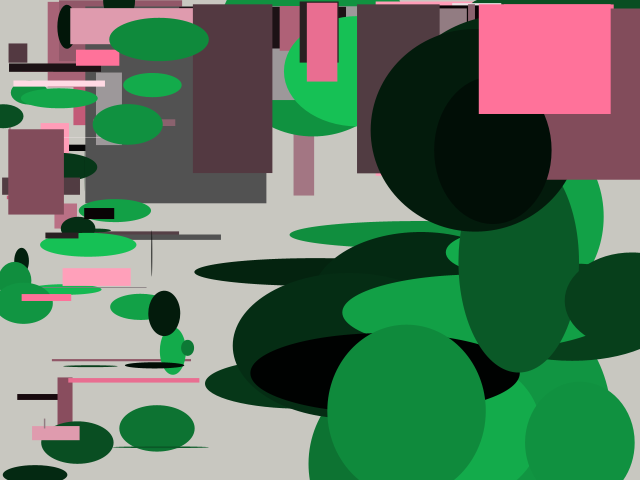
Frame 1 (no input)
Frame 60 (the mouse pressed at the canvas centre just before this capture): identical to frame 1, image omitted
Frame 120 (the mouse held since frame 60 and released just before this capture): identical to frame 1, image omitted

The Processing sketch that drew this single still picture (run headless with seeded random() and noise(); from frame 60 on, the mouse is pressed at the canvas centre):

// Processing sketch: processing_11955
// ── processing_11955.pde

/*
  Pattern 1 : Junk Dumping
 Using random() to dump lots of junk on the screen
 */

/*
 Exercises: Create interactive controls
 Use the mouseX position to set the colorVariationRange variable each time you redraw the pattern
 Use mouseY position to adjust min AND max size in some way on each redraw.
 (hint, this will require some simple arithmetic based on mouseY)
 */

int numberOfObjects = 30;
int minSize = 10;
int maxSize = 100;

int colorVariationRange = 50;

void setup() {
  size(640, 480);
  colorMode(HSB, 360, 255, 255); 
  stroke(0, 0); //this is a completely transparent black stroke
  rectMode(CORNER);
  ellipseMode(CENTER);

  drawPattern();
//  drawEllipse();
}


/*
Each time we use this command, drawPattern(),
 we calculate new random values for all the colors and positions.
 Since we do not store them in variables for later use, there's no
 way to recreate or modify the drawing once it's done.
 */

void drawPattern() {
  //clear the window
  background(53, 10, 200);

  float randomBaseHue = random(312, 360);
  float randomBaseSat = random(colorVariationRange, 255);
  float randomBaseBri = random(100, 255);
  float randomBaseHue2 = random(102, 271);
  float randomBaseSat2 = random(colorVariationRange, 255);
  float randomBaseBri2 = random(100, 255);

  //loop once for each "object" we will draw
  for (int i=0; i < numberOfObjects; i = i + 1) {
    //set the fill color to a random value based on the constraints we've set up
    fill(randomBaseHue,
    random(randomBaseSat + colorVariationRange),
    random(randomBaseBri + colorVariationRange));

    //chose a random size
    float randomSize = random(minSize, maxSize);

    //draw one rectangle based on the random things we've calculated
    noStroke();
    rect(random(mouseX, mouseY + 100), 
    random(randomSize / 2, height - (randomSize/2)), 
    random(randomSize + 50), random(100 - randomSize));
    
//    noFill();
//    stroke(random(randomBaseHue), random(randomBaseSat), random(randomBaseBri));
//    strokeWeight(random(0, 10));
    rect(random(randomSize/2, width - (randomSize/2)), 
    random(mouseX, mouseY + 10), random(0, 200), random(0, 200));
    
    //change fill color for ellipses.
    noStroke();
    fill(randomBaseHue2,randomBaseSat2, random(randomBaseBri2 + colorVariationRange));
    
    //draw one ellipse.
    ellipse(random(0, 200), random(0, 480), 
    random(0, maxSize), random(0, 50));
    
    //draw second ellipse.
    ellipse(random(300, 640), random(0, 480),
    random(100, 275), random(10, 250));
    
  }
}


void draw() {
  //we're not updating on a frame-by-frame basis.
  //so there's nothing to do here.
  //we did all of our drawing in setup(). 
}

void keyPressed() {
  if (key == ' ') {
    drawPattern();
  } 
}
